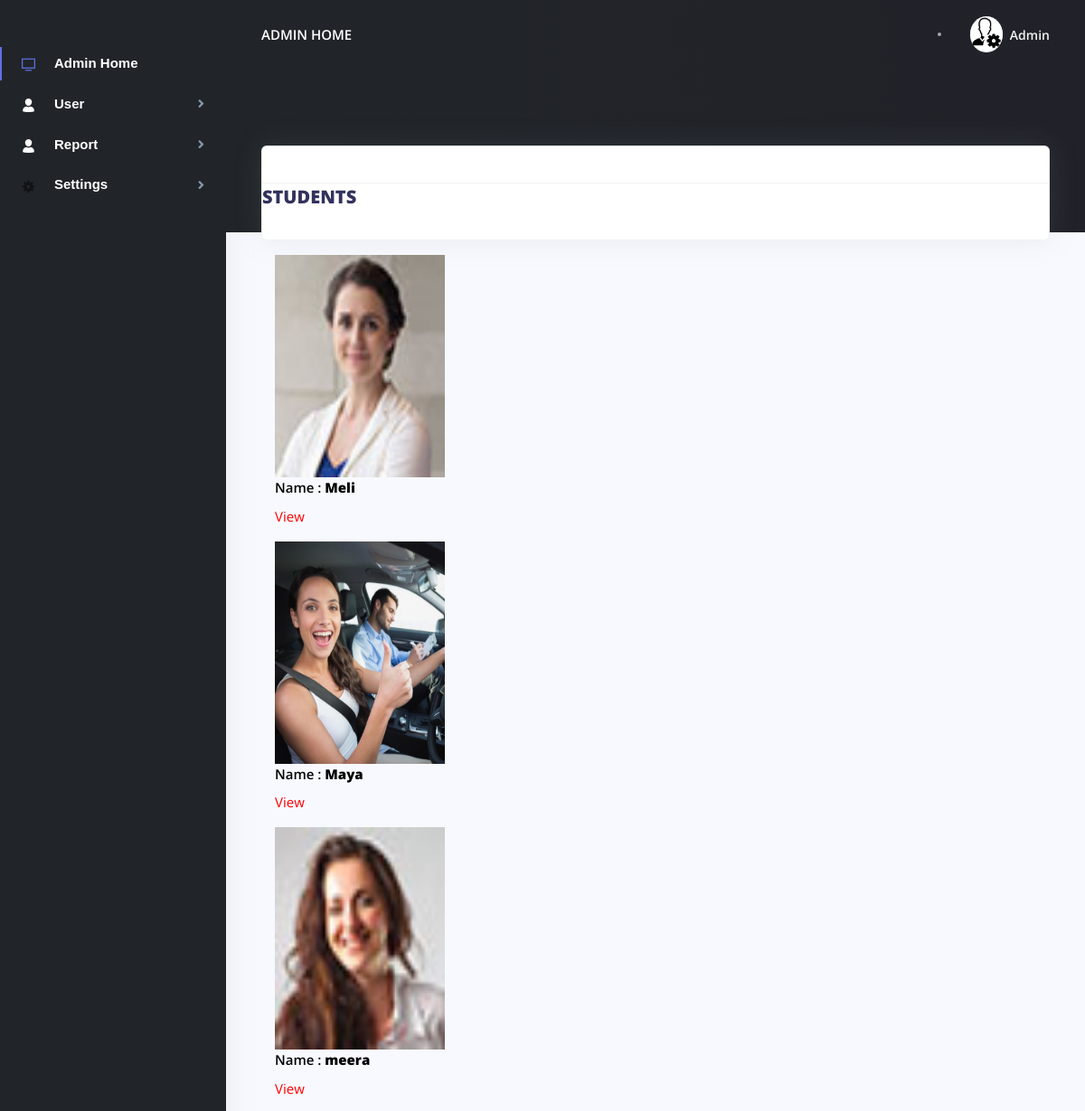
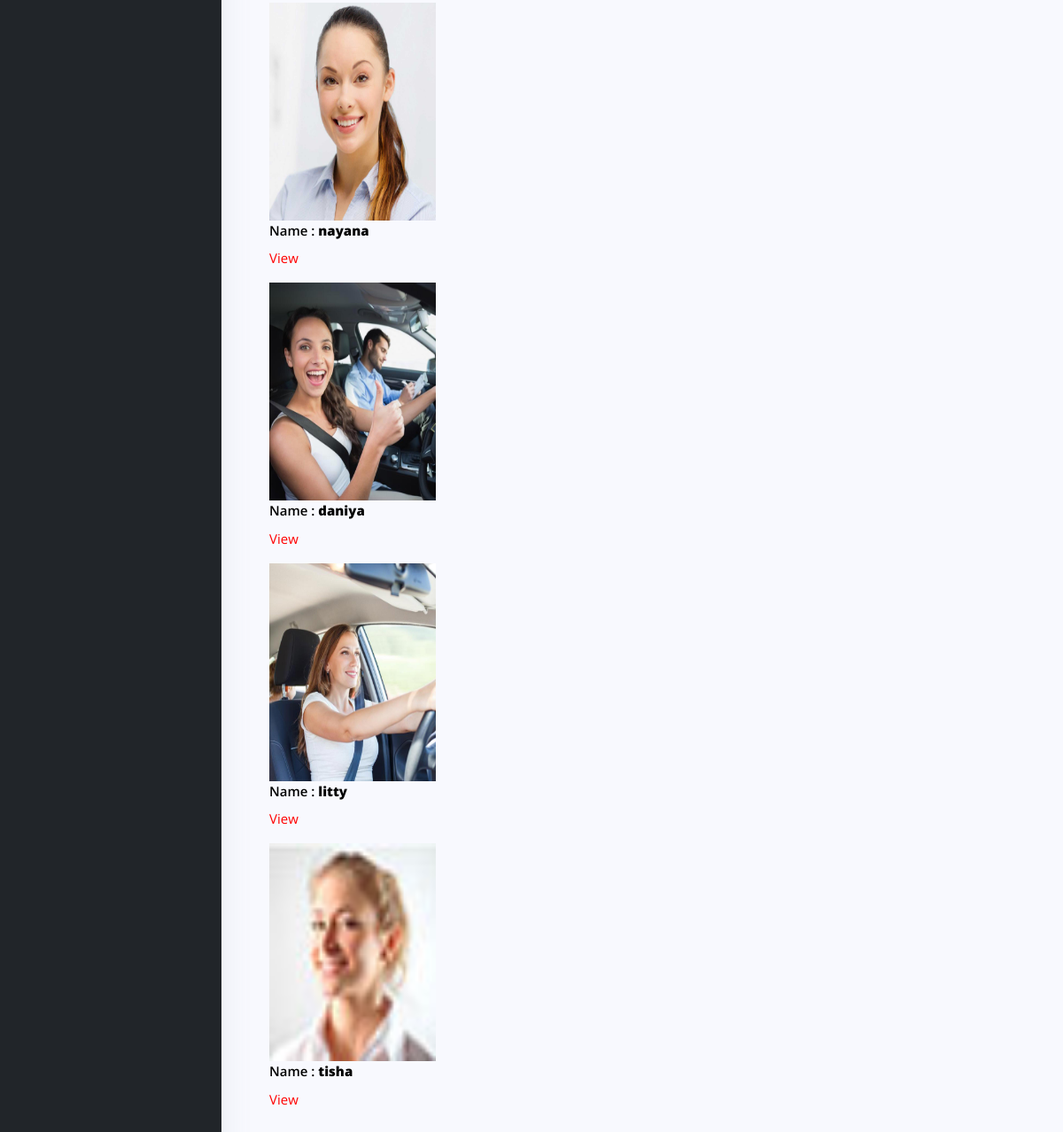
Screenshot of /user/view_students1.php (signed in) with the database file from the repository (2 pictures, top to bottom).
### tables this page shows
CREATE TABLE `registration` (
  `Reg_id` int(10) NOT NULL,
  `f_name` varchar(30) NOT NULL,
  `l_name` varchar(30) NOT NULL,
  `fa_name` varchar(30) NOT NULL,
  `ma_name` varchar(30) NOT NULL,
  `dob` date NOT NULL,
  `gender` varchar(30) NOT NULL,
  `email` varchar(50) NOT NULL,
  `phone` varchar(15) NOT NULL,
  `p_phone` varchar(50) NOT NULL,
  `home` varchar(30) NOT NULL,
  `post` varchar(30) NOT NULL,
  `city` varchar(30) NOT NULL,
  `district` varchar(50) NOT NULL,
  `state` varchar(30) NOT NULL,
  `pin` varchar(25) NOT NULL,
  `high` varchar(50) NOT NULL,
  `joinc` varchar(50) NOT NULL,
  `join` varchar(50) NOT NULL,
  `visitor1` varchar(30) NOT NULL,
  `visitor2` varchar(30) NOT NULL,
  `username` varchar(30) NOT NULL,
  `password` varchar(30) NOT NULL,
  `confirmpassword` varchar(30) NOT NULL,
  `utype` int(10) NOT NULL,
  `status` int(10) NOT NULL,
  `book` int(10) NOT NULL,
  `photo` varchar(200) NOT NULL
);

### user/view_students1.php (the view, shortened to what this page needs)
<?php
include "dbcontroller.php";
 $sql2="select * from registration where status=1";
$result=mysqli_query($con,$sql2);
?>
<!DOCTYPE html>
<html lang="en">
<head>
  <link href="./assets/js/plugins/nucleo/css/nucleo.css" rel="stylesheet" />
  <link href="./assets/js/plugins/@fortawesome/fontawesome-free/css/all.min.css" rel="stylesheet" />
  <link href="./assets/css/argon-dashboard.css?v=1.1.0" rel="stylesheet" />
</head>
<body class="">
  <nav class="navbar navbar-vertical fixed-left navbar-expand-md navbar-light bg-dark" id="sidenav-main">
    <div class="container-fluid">
      <div class="collapse navbar-collapse" id="sidenav-collapse-main">
       <ul class="navbar-nav ">
          <li class="nav-item  class=" active" ">
              <a class=" nav-link active " href=" ./index.php"> <i class="ni ni-tv-2 text-primary"></i> <b style="color:white;font-family: Arial, Helvetica, sans-serif;font-size:15px;">Admin Home</b>
            </a>
          </li>
              <li class="nav-item">
            <a class="nav-link " data-target="#PageSubmenu9" data-toggle="collapse">
              <i  class="ni ni-single-02 text-white"></i> <b style="color:white;font-family: Arial, Helvetica, sans-serif;font-size:15px;">User</b>
            </a>
            </li>
            <li class="nav-item">
            <a class="nav-link " data-target="#PageSubmenu99" data-toggle="collapse">
              <i  class="ni ni-single-02 text-white"></i> <b style="color:white;font-family: Arial, Helvetica, sans-serif;font-size:15px;">Report</b>
            </a>
            </li>
             <li class="nav-item">
            <a class="nav-link " href="#PageSubmenu0" data-toggle="collapse">
                <i class="ni ni-settings-gear-65"></i><b style="color:white;font-family: Arial, Helvetica, sans-serif;font-size:15px;">Settings</b>
            </a>
            </li>
        </ul>
      </div>
    </div>
  </nav>
  <div class="main-content">
    <nav class="navbar navbar-top navbar-expand-md navbar-dark" id="navbar-main">
      <div class="container-fluid">
        <a class="h4 mb-0 text-white text-uppercase d-none d-lg-inline-block" href="./index.php">Admin Home</a>
        <form class="navbar-search navbar-search-dark form-inline mr-3 d-none d-md-flex ml-lg-auto">
          <div class="form-group mb-0">
            <div class="input-group input-group-alternative">
            </div>
          </div>
        </form>
        <ul class="navbar-nav align-items-center d-none d-md-flex">
          <li class="nav-item dropdown">
            <a class="nav-link pr-0" href="#" role="button" data-toggle="dropdown" aria-haspopup="true" aria-expanded="false">
              <div class="media align-items-center">
                <span class="avatar avatar-sm rounded-circle">
                  <img alt="Image placeholder" src="./assets/img/brand/admin.png">
                </span>
                <div class="media-body ml-2 d-none d-lg-block">
                  <span class="mb-0 text-sm  font-weight-bold">Admin</span>
                </div>
              </div>
            </a>
          </li>
        </ul>
      </div>
    </nav>
    <div class="header bg-gradient-dark pb-8 pt-5 pt-md-8">
      <div class="container-fluid">
        <div class="header-body">
          <div class="row">
            <div class="col-xl-3 col-lg-6">
            </div>
            <div class="col-xl-3 col-lg-6">
            </div>
            <div class="col-xl-3 col-lg-6">
            </div>
            <div class="col-xl-3 col-lg-6">
            </div>
          </div>
        </div>
      </div>
    </div>
    <div class="container-fluid mt--7">
      <div class="row">
        <div class="col-xl-12 mb-2 mb-xl-0">
          <div class="card shadow">
            <div class="card-header bg-transparent">
            </div>
    <h2><b>STUDENTS </b> </h2><br>
    	</div>
    	<div class="col-md-3 product-grid">
            <?php
                        while($result2=mysqli_fetch_array($result))
                        {
                        ?>
    		<div class="product-items">
	    		    <div class="project-eff">
							<img src="../images/<?php echo $result2['photo'];?>" alt="" width="246px" height="246px" style="width:100%">
					</div>
	    		<div class="produ-cost">
	    			 <h4 style="color:black;">Name :   <b><?php echo $result2['username'];?></b></h4>
                     <a href="view_students.php?b=<?php echo $result2['username'];?>">
                                <font color="black" style="font-size:15px;color:red;"><i class="fa fa-pencil-square-o icon_9"> </i>View</font></a>
	    		</div>
             <?php
                        }
                        ?>
    		</div>
    	 <br><br><br>
            </div><br><br><br><br>
          </div>
        </div>
      </div>
    </div>
  </div>
</body>
</html>

### rows the page displays
registration: photo (picture), username "Meli"
registration: photo (picture), username "Maya"
registration: photo (picture), username "meera"
registration: photo (picture), username "nayana"
registration: photo (picture), username "daniya"
registration: photo (picture), username "litty"
registration: photo (picture), username "tisha"
